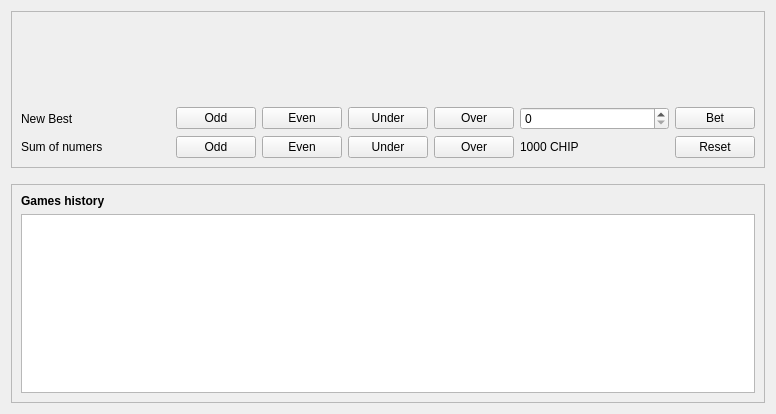
<?xml version="1.0" encoding="UTF-8"?>
<ui version="4.0">
 <class>GamblePageDialog</class>
 <widget class="QWidget" name="GamblePageDialog">
  <property name="geometry">
   <rect>
    <x>0</x>
    <y>0</y>
    <width>776</width>
    <height>414</height>
   </rect>
  </property>
  <layout class="QVBoxLayout" name="verticalLayout" stretch="0,0,1">
   <item>
    <widget class="QFrame" name="frame2">
     <property name="sizePolicy">
      <sizepolicy hsizetype="Preferred" vsizetype="Expanding">
       <horstretch>0</horstretch>
       <verstretch>0</verstretch>
      </sizepolicy>
     </property>
     <property name="frameShape">
      <enum>QFrame::StyledPanel</enum>
     </property>
     <property name="frameShadow">
      <enum>QFrame::Sunken</enum>
     </property>
     <layout class="QVBoxLayout" name="verticalLayout_3">
      <item>
       <layout class="QVBoxLayout" name="verticalLayout_4">
        <item>
         <widget class="LotteryWidget" name="lotteryWidget" native="true">
          <property name="minimumSize">
           <size>
            <width>0</width>
            <height>80</height>
           </size>
          </property>
         </widget>
        </item>
       </layout>
      </item>
      <item>
       <layout class="QGridLayout" name="gridLayout" rowstretch="0,0">
        <property name="sizeConstraint">
         <enum>QLayout::SetDefaultConstraint</enum>
        </property>
        <item row="0" column="0" colspan="2">
         <widget class="QLabel" name="lblNewBest">
          <property name="text">
           <string>New Best</string>
          </property>
         </widget>
        </item>
        <item row="1" column="2">
         <widget class="QPushButton" name="btnTotalOdd">
          <property name="text">
           <string>Odd</string>
          </property>
          <property name="checkable">
           <bool>true</bool>
          </property>
         </widget>
        </item>
        <item row="0" column="8">
         <widget class="QPushButton" name="btnBet">
          <property name="text">
           <string>Bet</string>
          </property>
          <property name="checkable">
           <bool>true</bool>
          </property>
         </widget>
        </item>
        <item row="0" column="4">
         <widget class="QPushButton" name="btnNewBestUnder">
          <property name="text">
           <string>Under</string>
          </property>
          <property name="checkable">
           <bool>true</bool>
          </property>
         </widget>
        </item>
        <item row="0" column="5">
         <widget class="QPushButton" name="btnNewBestOver">
          <property name="text">
           <string>Over</string>
          </property>
          <property name="checkable">
           <bool>true</bool>
          </property>
         </widget>
        </item>
        <item row="1" column="5">
         <widget class="QPushButton" name="btnTotalOver">
          <property name="text">
           <string>Over</string>
          </property>
          <property name="checkable">
           <bool>true</bool>
          </property>
         </widget>
        </item>
        <item row="1" column="3">
         <widget class="QPushButton" name="btnTotalEven">
          <property name="text">
           <string>Even</string>
          </property>
          <property name="checkable">
           <bool>true</bool>
          </property>
         </widget>
        </item>
        <item row="0" column="2">
         <widget class="QPushButton" name="btnNewBestOdd">
          <property name="text">
           <string>Odd</string>
          </property>
          <property name="checkable">
           <bool>true</bool>
          </property>
          <property name="checked">
           <bool>false</bool>
          </property>
         </widget>
        </item>
        <item row="0" column="3">
         <widget class="QPushButton" name="btnNewBestEven">
          <property name="text">
           <string>Even</string>
          </property>
          <property name="checkable">
           <bool>true</bool>
          </property>
         </widget>
        </item>
        <item row="0" column="6" colspan="2">
         <widget class="QSpinBox" name="amountSpinBox"/>
        </item>
        <item row="1" column="0" colspan="2">
         <widget class="QLabel" name="label_2">
          <property name="text">
           <string>Sum of numers</string>
          </property>
         </widget>
        </item>
        <item row="1" column="6" colspan="2">
         <widget class="QLabel" name="label_3">
          <property name="text">
           <string>1000 CHIP</string>
          </property>
         </widget>
        </item>
        <item row="1" column="8">
         <widget class="QPushButton" name="btnReset">
          <property name="sizePolicy">
           <sizepolicy hsizetype="Minimum" vsizetype="Fixed">
            <horstretch>0</horstretch>
            <verstretch>0</verstretch>
           </sizepolicy>
          </property>
          <property name="text">
           <string>Reset</string>
          </property>
          <property name="checkable">
           <bool>true</bool>
          </property>
         </widget>
        </item>
        <item row="1" column="4">
         <widget class="QPushButton" name="btnTotalUnder">
          <property name="text">
           <string>Under</string>
          </property>
          <property name="checkable">
           <bool>true</bool>
          </property>
         </widget>
        </item>
       </layout>
      </item>
     </layout>
    </widget>
   </item>
   <item>
    <spacer name="verticalSpacer_2">
     <property name="orientation">
      <enum>Qt::Vertical</enum>
     </property>
     <property name="sizeHint" stdset="0">
      <size>
       <width>20</width>
       <height>10</height>
      </size>
     </property>
    </spacer>
   </item>
   <item>
    <widget class="QFrame" name="frame">
     <property name="sizePolicy">
      <sizepolicy hsizetype="Preferred" vsizetype="Expanding">
       <horstretch>0</horstretch>
       <verstretch>0</verstretch>
      </sizepolicy>
     </property>
     <property name="frameShape">
      <enum>QFrame::StyledPanel</enum>
     </property>
     <property name="frameShadow">
      <enum>QFrame::Raised</enum>
     </property>
     <layout class="QVBoxLayout" name="verticalLayout_2">
      <item>
       <widget class="QLabel" name="label_6">
        <property name="font">
         <font>
          <weight>75</weight>
          <bold>true</bold>
         </font>
        </property>
        <property name="text">
         <string>Games history</string>
        </property>
       </widget>
      </item>
      <item>
       <widget class="QTableView" name="recentRequestsView">
        <property name="contextMenuPolicy">
         <enum>Qt::CustomContextMenu</enum>
        </property>
        <property name="tabKeyNavigation">
         <bool>false</bool>
        </property>
        <property name="sortingEnabled">
         <bool>true</bool>
        </property>
       </widget>
      </item>
     </layout>
    </widget>
   </item>
  </layout>
 </widget>
 <customwidgets>
  <customwidget>
   <class>LotteryWidget</class>
   <extends>QWidget</extends>
   <header>lotterywidget.h</header>
  </customwidget>
 </customwidgets>
 <tabstops>
  <tabstop>recentRequestsView</tabstop>
 </tabstops>
 <resources>
  <include location="../gamblr.qrc"/>
 </resources>
 <connections/>
</ui>
